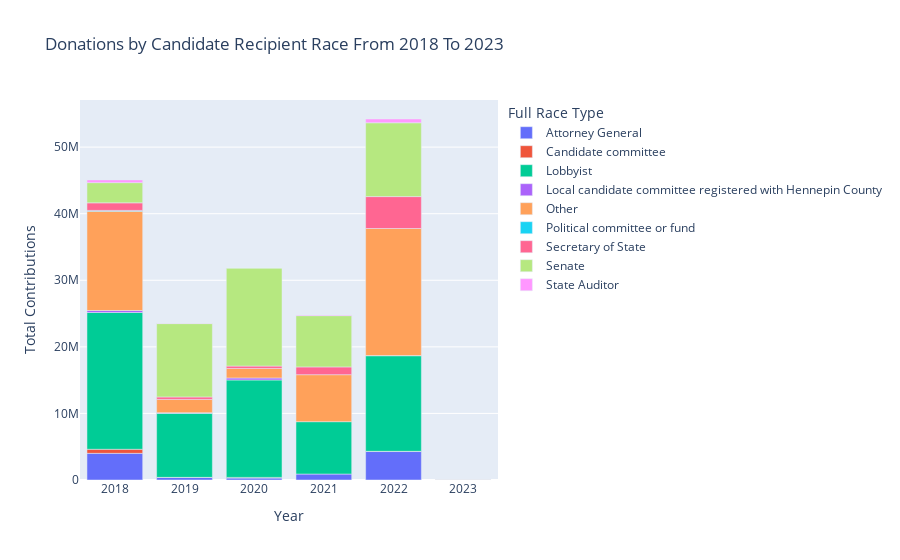

This figure's notebook cell:
### Code cell
grouped5 = filtered_df.groupby(['Year', 'OfficeSought'])['TotalAmount'].sum().reset_index()
grouped5['FullRaceType'] = grouped5['OfficeSought'].map(race_type_mapping)

fig = px.bar(
    grouped5,
    x='Year',
    y='TotalAmount',
    color='FullRaceType',
    title='Donations by Candidate Recipient Race From 2018 To 2023',
    labels={"Year": "Year", "TotalAmount": "Total Contributions", 'FullRaceType': 'Full Race Type'},
    category_orders={"FullRaceType": sorted(race_type_mapping.values())}
)

fig.show()

### Figure 1 — Plotly figure (JSON) as saved in the notebook; plotly's stock layout.template omitted (floating-point values rounded to 4 significant figures)
{"data": [{"alignmentgroup": "True", "hovertemplate": "Full Race Type=Attorney General<br>Year=%{x}<br>Total Contributions=%{y}<extra></extra>", "legendgroup": "Attorney General", "marker": {"color": "#636efa", "pattern": {"shape": ""}}, "name": "Attorney General", "offsetgroup": "Attorney General", "orientation": "v", "showlegend": true, "textposition": "auto", "type": "bar", "x": [2018, 2019, 2020, 2021, 2022, 2023], "xaxis": "x", "y": [4004000.0, 392500.0, 293103, 895900.0, 4278000.0, 1500], "yaxis": "y"}, {"alignmentgroup": "True", "hovertemplate": "Full Race Type=Candidate committee<br>Year=%{x}<br>Total Contributions=%{y}<extra></extra>", "legendgroup": "Candidate committee", "marker": {"color": "#EF553B", "pattern": {"shape": ""}}, "name": "Candidate committee", "offsetgroup": "Candidate committee", "orientation": "v", "showlegend": true, "textposition": "auto", "type": "bar", "x": [2018, 2019, 2020, 2022], "xaxis": "x", "y": [611300.0, 2750, 98180.0, 32350.0], "yaxis": "y"}, {"alignmentgroup": "True", "hovertemplate": "Full Race Type=Lobbyist<br>Year=%{x}<br>Total Contributions=%{y}<extra></extra>", "legendgroup": "Lobbyist", "marker": {"color": "#00cc96", "pattern": {"shape": ""}}, "name": "Lobbyist", "offsetgroup": "Lobbyist", "orientation": "v", "showlegend": true, "textposition": "auto", "type": "bar", "x": [2018, 2019, 2020, 2021, 2022, 2023], "xaxis": "x", "y": [20540000.0, 9615000.0, 14630000.0, 7864000.0, 14370000.0, 1000], "yaxis": "y"}, {"alignmentgroup": "True", "hovertemplate": "Full Race Type=Local candidate committee registered with Hennepin County<br>Year=%{x}<br>Total Contributions=%{y}<extra></extra>", "legendgroup": "Local candidate committee registered with Hennepin County", "marker": {"color": "#ab63fa", "pattern": {"shape": ""}}, "name": "Local candidate committee registered with Hennepin County", "offsetgroup": "Local candidate committee registered with Hennepin County", "orientation": "v", "showlegend": true, "textposition": "auto", "type": "bar", "x": [2018, 2019, 2020, 2022], "xaxis": "x", "y": [301500.0, 99000, 303500.0, 2000], "yaxis": "y"}, {"alignmentgroup": "True", "hovertemplate": "Full Race Type=Other<br>Year=%{x}<br>Total Contributions=%{y}<extra></extra>", "legendgroup": "Other", "marker": {"color": "#FFA15A", "pattern": {"shape": ""}}, "name": "Other", "offsetgroup": "Other", "orientation": "v", "showlegend": true, "textposition": "auto", "type": "bar", "x": [2018, 2019, 2020, 2021, 2022, 2023], "xaxis": "x", "y": [14890000.0, 1994000.0, 1427000.0, 7058000.0, 19090000.0, 32505], "yaxis": "y"}, {"alignmentgroup": "True", "hovertemplate": "Full Race Type=Political committee or fund<br>Year=%{x}<br>Total Contributions=%{y}<extra></extra>", "legendgroup": "Political committee or fund", "marker": {"color": "#19d3f3", "pattern": {"shape": ""}}, "name": "Political committee or fund", "offsetgroup": "Political committee or fund", "orientation": "v", "showlegend": true, "textposition": "auto", "type": "bar", "x": [2018], "xaxis": "x", "y": [139500.0], "yaxis": "y"}, {"alignmentgroup": "True", "hovertemplate": "Full Race Type=Secretary of State<br>Year=%{x}<br>Total Contributions=%{y}<extra></extra>", "legendgroup": "Secretary of State", "marker": {"color": "#FF6692", "pattern": {"shape": ""}}, "name": "Secretary of State", "offsetgroup": "Secretary of State", "orientation": "v", "showlegend": true, "textposition": "auto", "type": "bar", "x": [2018, 2019, 2020, 2021, 2022], "xaxis": "x", "y": [1137000.0, 372350, 362450, 1167000.0, 4795000.0], "yaxis": "y"}, {"alignmentgroup": "True", "hovertemplate": "Full Race Type=Senate<br>Year=%{x}<br>Total Contributions=%{y}<extra></extra>", "legendgroup": "Senate", "marker": {"color": "#B6E880", "pattern": {"shape": ""}}, "name": "Senate", "offsetgroup": "Senate", "orientation": "v", "showlegend": true, "textposition": "auto", "type": "bar", "x": [2018, 2019, 2020, 2021, 2022, 2023], "xaxis": "x", "y": [3036000.0, 11020000.0, 14720000.0, 7702000.0, 11080000.0, 5400], "yaxis": "y"}, {"alignmentgroup": "True", "hovertemplate": "Full Race Type=State Auditor<br>Year=%{x}<br>Total Contributions=%{y}<extra></extra>", "legendgroup": "State Auditor", "marker": {"color": "#FF97FF", "pattern": {"shape": ""}}, "name": "State Auditor", "offsetgroup": "State Auditor", "orientation": "v", "showlegend": true, "textposition": "auto", "type": "bar", "x": [2018, 2019, 2020, 2021, 2022], "xaxis": "x", "y": [409500.0, 50750, 20340.0, 85460.0, 567700.0], "yaxis": "y"}], "layout": {"barmode": "relative", "legend": {"title": {"text": "Full Race Type"}, "tracegroupgap": 0}, "title": {"text": "Donations by Candidate Recipient Race From 2018 To 2023"}, "xaxis": {"anchor": "y", "domain": [0, 1], "title": {"text": "Year"}}, "yaxis": {"anchor": "x", "domain": [0, 1], "title": {"text": "Total Contributions"}}}}
